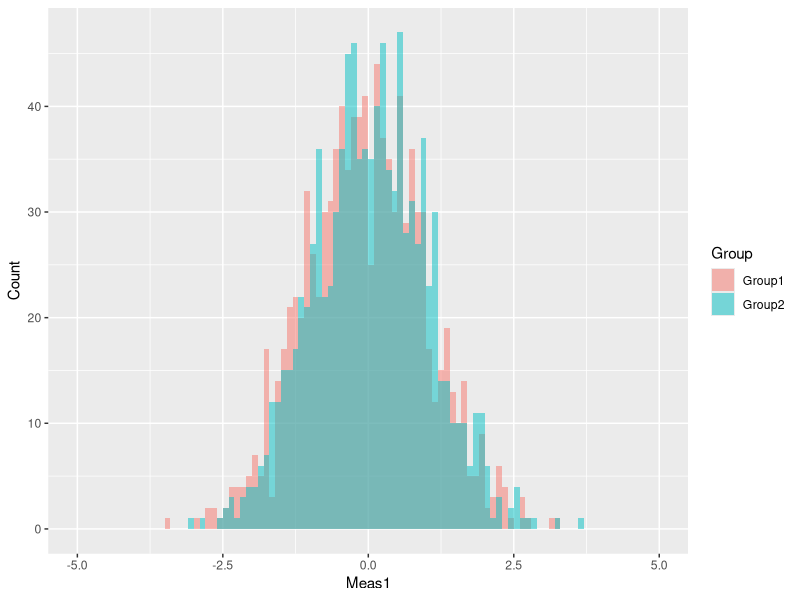
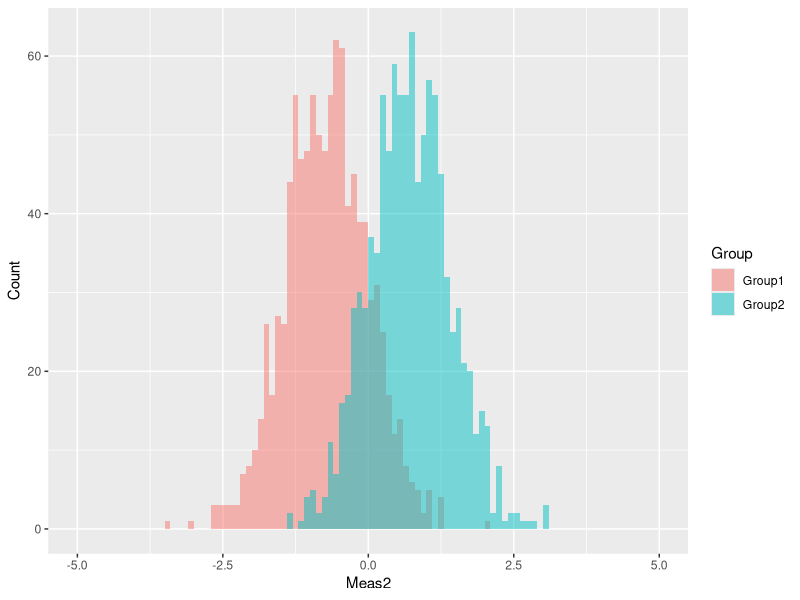
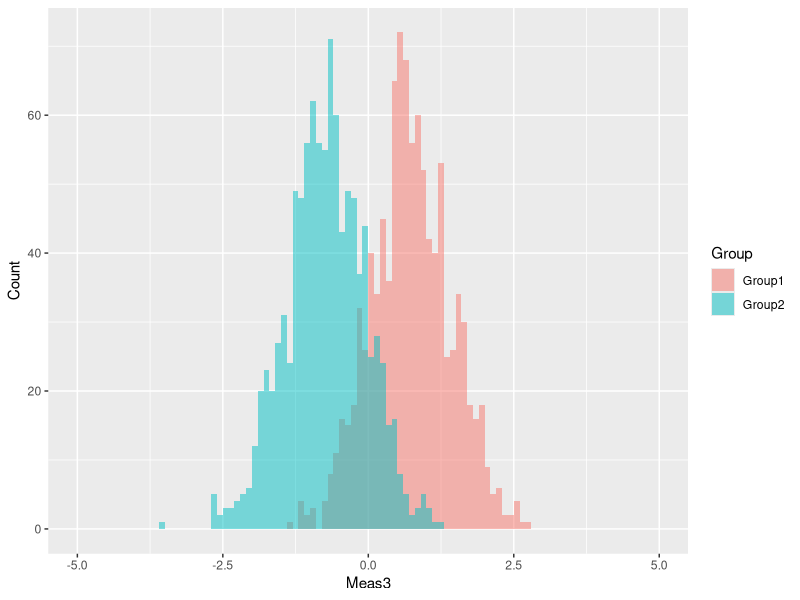
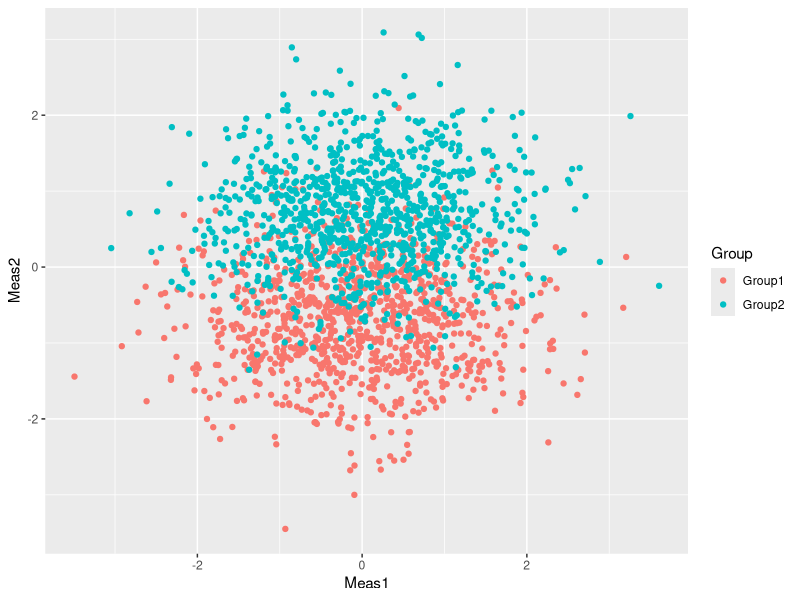
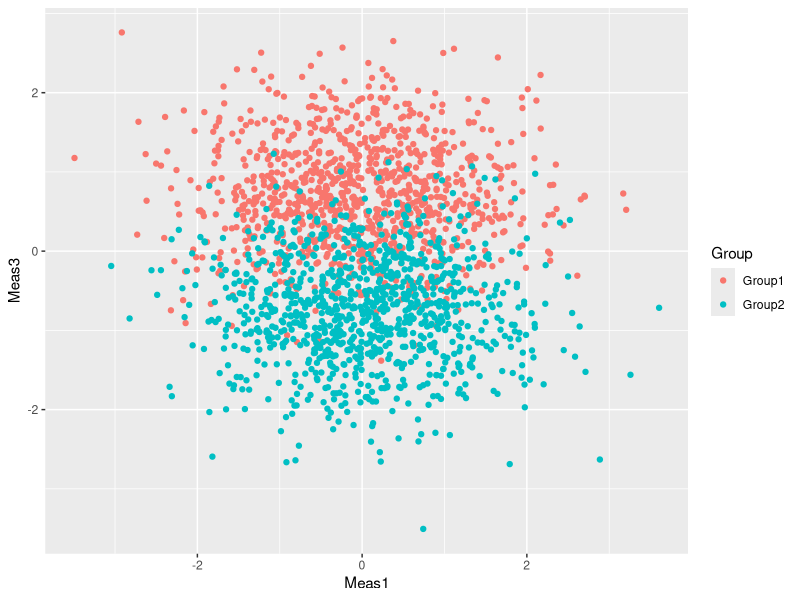
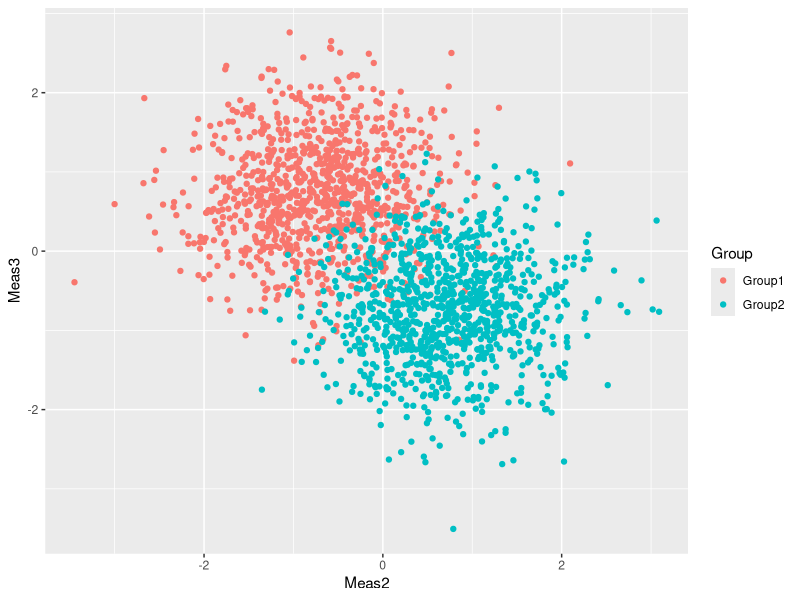
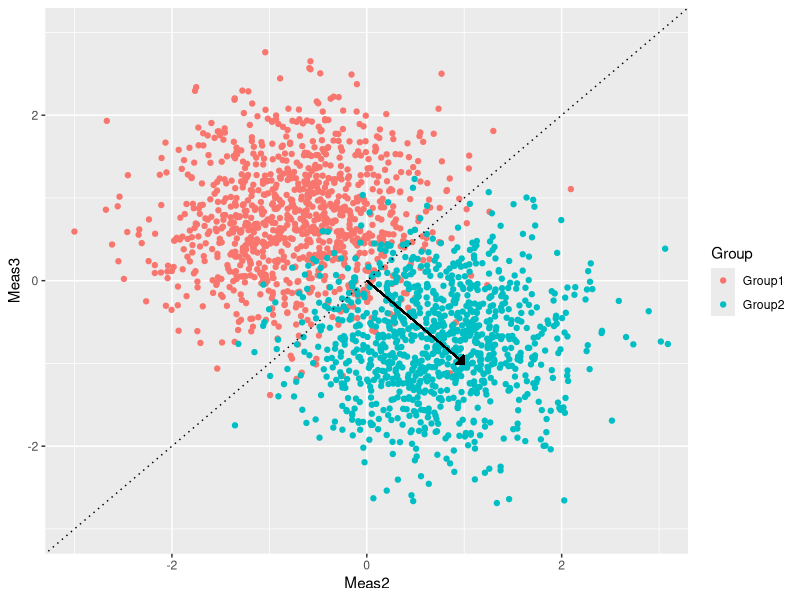
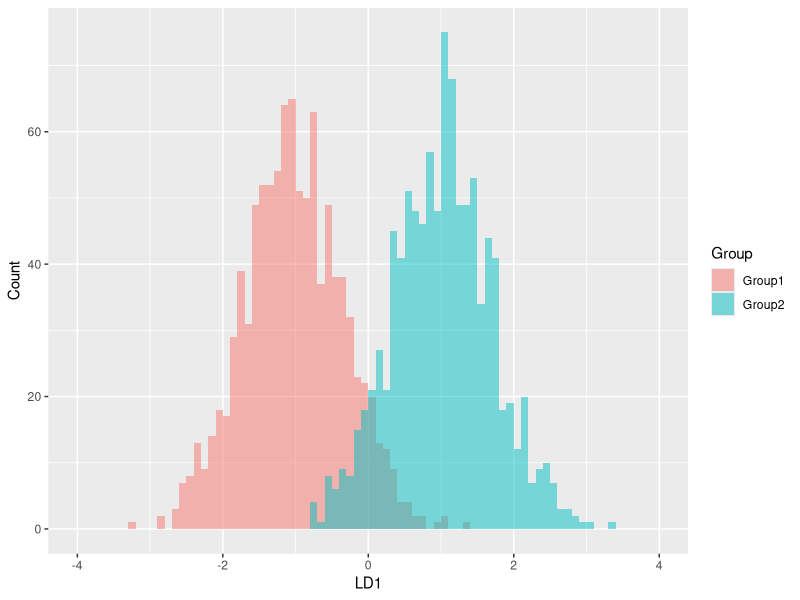

Write the R code that produced these figures, in order.
## ---- chunk 1
knitr::opts_chunk$set(echo = TRUE)
## ---- chunk 2
library(ggplot2)
library(knitr)

# create a very basic data frame of input data for the LDA.
make_data_basic <- function(Nper=1000) {
  # meas 1 tells us nothing useful.
  # meas 2 is somewhat lower for group 1 and higher for group 2
  # meas 3 is somewhat higher for group 1 and lower for group 2
  obs <- data.frame(
    Meas1 = rnorm(n = Nper*2),
    Meas2 = c(rnorm(n = Nper, mean = -1), rnorm(n = Nper, mean = 1)),
    Meas3 = c(rnorm(n = Nper, mean = 1), rnorm(n = Nper, mean = -1)),
    Group = rep(c("Group1","Group2"), each=Nper)
  )
  # we'll have variables that just happen to look like z-scores...
  for (m in c("Meas1", "Meas2", "Meas3")) {
    obs[[m]] <- (obs[[m]] - mean(obs[[m]]) ) / sd(obs[[m]])
  }
  obs
}

### some vector math helper functions
dotprod <- function(x, y) sum(x * y) # dot product
vecnorm <- function(x) x/sqrt(sum(x^2)) # normalize to unit vector

# histogram for a given measurement, overlaying all groups
hist_grp <- function(obs, measurement, breaks=seq(-5, 5, 0.1)) {
  ggplot(obs) +
    geom_histogram(aes_(x = obs[[measurement]],
                        fill = obs[["Group"]]),
                   breaks = breaks,
                   position = "identity",
                   alpha = 0.5) +
    labs(x = measurement, y = "Count", fill = "Group")
}
## ---- chunk 3
observations <- make_data_basic()
preview <- do.call(rbind,
                   lapply(split(observations, observations$Group),
                          head,
                          n = 5))
kable(preview, row.names = FALSE, digits = 3)
summary(observations)
sapply(observations[, 1:3], sd)
lapply(split(observations, observations$Group), summary)
lapply(split(observations, observations$Group), function(chunk) sapply(chunk[, 1:3], sd))
## ---- chunk 4
hist_grp(observations, "Meas1")
hist_grp(observations, "Meas2")
hist_grp(observations, "Meas3")
## ---- chunk 5
ggplot(observations) + geom_point(aes(x = Meas1, y = Meas2, color = Group))
ggplot(observations) + geom_point(aes(x = Meas1, y = Meas3, color = Group))
ggplot(observations) + geom_point(aes(x = Meas2, y = Meas3, color = Group))
## ---- chunk 6
ggplot(observations) + geom_point(aes(x = Meas2, y = Meas3, color = Group)) +
  coord_cartesian(xlim = c(-3, 3), ylim = c(-3, 3)) + 
  geom_abline(intercept = 0,
              slope = 1,
              linetype="dotted") +
  geom_segment(x = 0, y = 0, xend = 1, yend = -1,
               arrow = arrow(angle = 45,
                             length = unit(0.2, "cm"),
                             type="closed"))
## ---- chunk 7
comps <- data.frame(Component = c(0, 1, -1)/sqrt(2))
rownames(comps) <- paste0("Meas", 1:3)
kable(comps, digits = 3)
## ---- chunk 8
ld <- apply(observations[, 1:3], 1, dotprod, y = comps$Component)
ld <- data.frame(LD1 = ld,
           Group = observations$Group)
hist_grp(ld, "LD1", seq(-4, 4, 0.1))
## ---- chunk 9
# Does this work the way I think it might?
ld$Prediction <- c("Group1", "Group2")[(ld$LD1 >= 0) + 1]
confusion <- table(ld[, 2:3])
confusion_df <- as.data.frame(confusion)
kable(confusion_df)
## ---- chunk 10
lds <- MASS::lda(formula = Group ~ . , data = observations)
## ---- chunk 11
kable(lds$means)
## ---- chunk 12
kable(lds$scaling, digits=3)
## ---- chunk 13
lds$terms
## ---- chunk 14
# dot product of each obsevation with the scaling vector
projections <- apply(observations[, 1:3], 1, dotprod, y = lds$scaling[, 1])

projections <- data.frame(Projection = projections,
                          Group = observations$Group)

ggplot(projections) +
  geom_histogram(aes(x = Projection, fill = Group),
                 position = 'identity',
                 breaks = seq(-5, 5, 0.1),
                 alpha = 0.5)

# unit vector pointing from Group1 to Group2, in the same direction as
# lds$scaling.
unit_vec <- c(0, 1, -1)/sqrt(2)
# huh, it got longer by sqrt(2) even though it already lay along lds$scaling. 
# In other words, lds$scaling is not a unit vector itself.  Why is this?  This
# means while it's a dot product it's not a vector projection like I figured it
# would be.
dotprod(unit_vec, lds$scaling)


# Or to view it side-by-side with my value from before:
scalings <- data.frame(MyLD1 = comps$Component,
                       MASSLD1 = lds$scaling[, 1],
                       MASSLD1Norm = vecnorm(lds$scaling[, 1]))
kable(scalings, digits = 3)

# Note that MASS provides predict.lda to make this magic work
p <- predict(lds)

# also, this is not quite the same as the above.  why not?
table(cbind.data.frame(observations$Group, p$class))

# at least, predict() does seem to work roughly the way I think it should.
p2 <- factor(c("Group1", "Group2")[(p$x >= 0) + 1])
confusion2 <- table(cbind.data.frame(observations$Group, p2))
confusion2_df <- as.data.frame(confusion2)
colnames(confusion2_df) <- c("Group", "Prediction", "Freq")
kable(confusion2_df)
